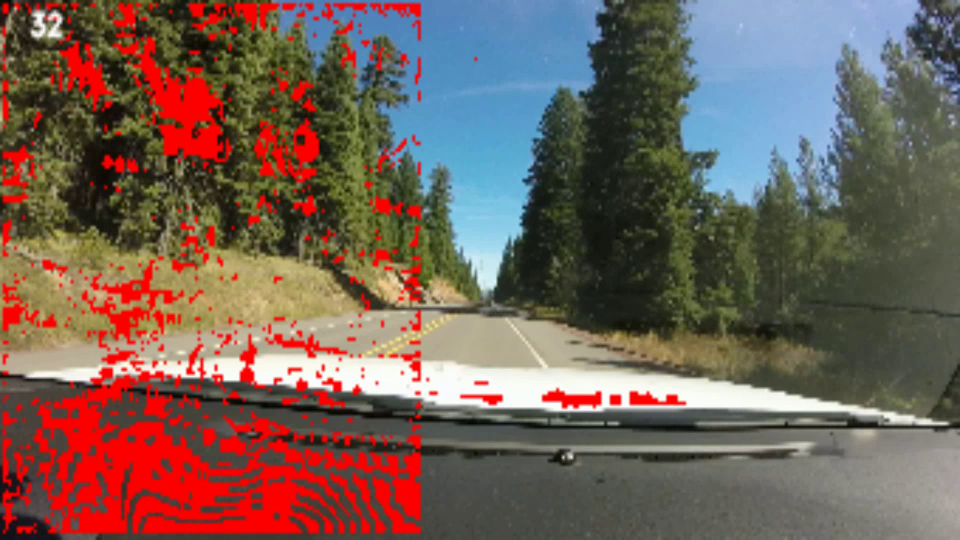
#> input picture frame 2 of project/demo.mp4, 1920 x 1080 px, given in place of clear_car.mp4, which was not available (shown at 1/2 size)
$ python main.py
#> lines starting #> are read from the running program, lines starting #| are printed output that depends on the picture; pictures that were not available may be replaced by others from this repository, and a replacement may not be noted
import cv2
import os
import sys
import numpy as np
from queue import Queue
import enum
import time
import matplotlib.pyplot as plt

class Mode(enum.Enum):
    compute_every_frame = 1
    compute_first_last_frame = 2
    compute_with_fixed_frame = 3


class AlgoType(enum.Enum):
    ncc_algo = 1
    b_dist_algo = 2


VIDEO_PATH = os.path.abspath("E:\\recs\\clear_car.mp4")
OUT_VIDEO_PATH = "demo.mp4"
isIonsRecs = False
g_patch_size = 1
ncc_mask_acc_no = 30
frame_delay = 30
current_mode = Mode.compute_every_frame
current_algo = AlgoType.ncc_algo
thresh_clear = 55000
width = 340
height = 160

topLeft = (0, 0)
bottomRight = (150, 250)
x, y = topLeft[0], topLeft[1]
w, h = bottomRight[0] - topLeft[0], bottomRight[1] - topLeft[1]

ROW_DIVISOR = 20
COL_DIVISOR = 40

def add_blurness(frame):
    ROI = frame[y:y+h, x:x+w]
    blur = cv2.GaussianBlur(ROI, (91, 91), 10)
    frame[y:y+h, x:x+w] = blur
    return frame


class System:
    def __init__(self):
        self.capture = cv2.VideoCapture(VIDEO_PATH)
        fourcc = cv2.VideoWriter_fourcc(*'mp4v')
        if not self.capture.isOpened():
            raise FileNotFoundError("Video file not found.")
        self.frame_count = int(self.capture.get(cv2.CAP_PROP_FRAME_COUNT))
        self.frame_width = int(self.capture.get(cv2.CAP_PROP_FRAME_WIDTH))
        self.frame_height = int(self.capture.get(cv2.CAP_PROP_FRAME_HEIGHT))
        self.fps = self.capture.get(cv2.CAP_PROP_FPS)
        self.out = cv2.VideoWriter(OUT_VIDEO_PATH, fourcc, 15, (self.frame_width, self.frame_height))
        if current_algo == AlgoType.b_dist_algo:
            self.algo = BDistAlgo(COL_DIVISOR, ROW_DIVISOR)
        if current_algo == AlgoType.ncc_algo:
            self.algo = Algo(width, height, g_patch_size)
        self.frameCountGlobal = 0
        self.frame_delay = frame_delay
        self.isPlaying = True

    def process(self):
        frame_buff = Queue(maxsize=self.frame_delay + 1)
        delay_counter = 0
        is_first_seq = True
        is_seq_complete = False
        fixed = None
        while self.capture.isOpened():
            # if cv2.waitKey(1) & 0xFF == ord('c'):  # Continue
            #     self.isPlaying = True
            if self.isPlaying:
                ret, current_frame = self.capture.read()
#> current_frame is the input picture: shape (1080, 1920, 3); mean B, G, R 86.8, 96, 116.3
                if ret:
                    self.frameCountGlobal += 1
                    if isIonsRecs:
                        current_frame = current_frame[0:current_frame.shape[0], 0:current_frame.shape[1] - 192]
                    current_frame = cv2.resize(current_frame, (width, height))
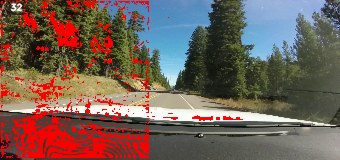
#> current_frame: shape (160, 340, 3); mean B, G, R 86.7, 96, 116.2
                    color = current_frame.copy()
                    current_frame = cv2.cvtColor(current_frame, cv2.COLOR_BGR2GRAY)
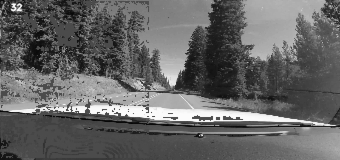
#> current_frame: shape (160, 340); min 4, max 255, mean 101
                    current_frame = add_blurness(current_frame)
#> in add_blurness, `ROI = frame[y:y+h, x:x+w]`:
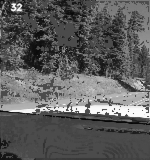
#> ROI: shape (160, 150); min 4, max 255, mean 93
#> in add_blurness, `blur = cv2.GaussianBlur(ROI, (91, 91), 10)`:
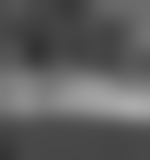
#> blur: shape (160, 150); min 51, max 171, mean 93
#> in add_blurness, `frame[y:y+h, x:x+w] = blur`:
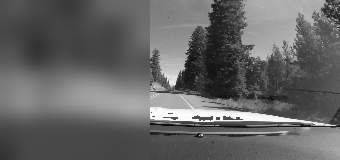
#> frame: shape (160, 340); min 5, max 255, mean 101
                    frame_buff.put(current_frame.copy())
                    to_show = current_frame.copy()
                    self.add_frame_nb(to_show)
                    if self.frameCountGlobal == self.frame_delay:
                        is_first_seq = False

                    if delay_counter == self.frame_delay:
                        delay_counter = 0
                        is_seq_complete = True
                    else:
                        delay_counter += 1
                        is_seq_complete = False

                    if current_mode == Mode.compute_every_frame:
                        if not is_first_seq:
                            prev = frame_buff.get()
                            cv2.imshow("F1", cv2.resize(to_show, (640, 320)))
                            cv2.imshow("F2", cv2.resize(prev, (640, 320)))
                            res = self.algo.process(prev, current_frame)
                            color[res > 0] = [0, 0, 255]
                            self.add_frame_nb(color)
                            self.out.write(cv2.resize(color, (self.frame_width, self.frame_height)))
                            cv2.imshow("Processed", cv2.resize(color, (640, 320)))


                    if current_mode == Mode.compute_first_last_frame:
                        if is_seq_complete:
                            prev = frame_buff.get()
                            cv2.imshow("F1", cv2.resize(to_show, (640, 320)))
                            cv2.imshow("F2", cv2.resize(prev, (640, 320)))
                            res = self.algo.process(prev, current_frame)
                            color[res > 0] = [0, 0, 255]
                            cv2.imshow("Processed", cv2.resize(color, (640, 320)))
                            frame_buff.queue.clear()

                    if current_mode == Mode.compute_with_fixed_frame:
                        if not is_seq_complete:
                            cv2.imshow("F1", cv2.resize(to_show, (640, 320)))
                            if delay_counter == 1:
                                fixed = current_frame.copy()
                            else:
                                cv2.imshow("F2", cv2.resize(fixed, (640, 320)))
                                res = self.algo.process(fixed, current_frame)
                                color[res > 0] = [0, 0, 255]
                                cv2.imshow("Processed", cv2.resize(color, (640, 320)))
                        else:
                            frame_buff.queue.clear()

                    # if cv2.waitKey(45) & 0xFF == ord('p'):  # Pause
                    #     self.isPlaying = False

                    if cv2.waitKey(25) & 0xFF == ord('q'):
#> (key q is pressed here)
                        break
                else:
                    break
        cv2.waitKey()

        self.capture.release()
        self.out.release()
        cv2.destroyAllWindows()

    def add_frame_nb(self, frame):
        cv2.putText(img=frame,
                    text=str(self.frameCountGlobal),
                    org=(10, 10),
                    color=(255, 255, 255),
                    thickness=1,
                    fontFace=cv2.QT_FONT_NORMAL, fontScale=0.3,
                    lineType=cv2.LINE_AA)


class Algo:
    def __init__(self, width, height, patch_size):
        self.patchSize = patch_size
        self.accumulated_mask = np.zeros((height, width))
        self.acc_count = 0

    # [51 lines left out: functions corr_coef, get_ncc_mask, get_ncc_mask_cv2, process, not called in this run]


class BDistAlgo:
    def __init__(self, col_divisor, row_divisor):
        self.row_divisor = row_divisor
        self.col_divisor = col_divisor

    # [43 lines left out: functions segment_image, process, not called in this run]


if __name__ == "__main__":
    sys = System()
    sys.process()

$ run again, starting later in the video
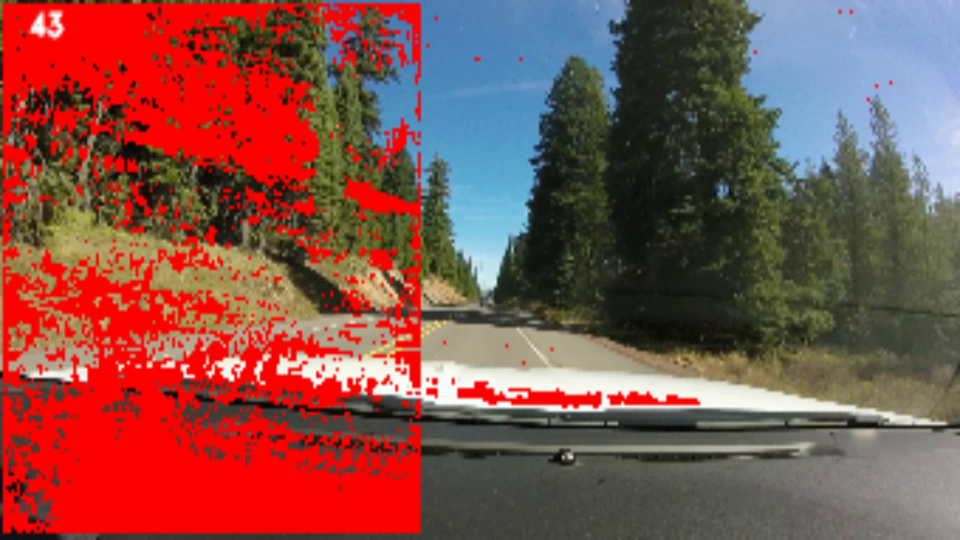
#> input picture frame 13 of project/demo.mp4, 1920 x 1080 px, given in place of clear_car.mp4, which was not available (shown at 1/2 size)
#> in process, current_frame is the input picture: shape (1080, 1920, 3); mean B, G, R 73.1, 79.4, 132.1
#> in add_blurness, `blur = cv2.GaussianBlur(ROI, (91, 91), 10)`:
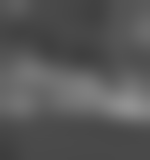
#> blur: shape (160, 150); min 61, max 145, mean 86.8
#> in add_blurness, `frame[y:y+h, x:x+w] = blur`:
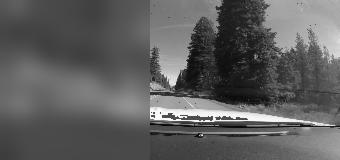
#> frame: shape (160, 340); min 6, max 253, mean 94.4

$ run again, starting later in the video
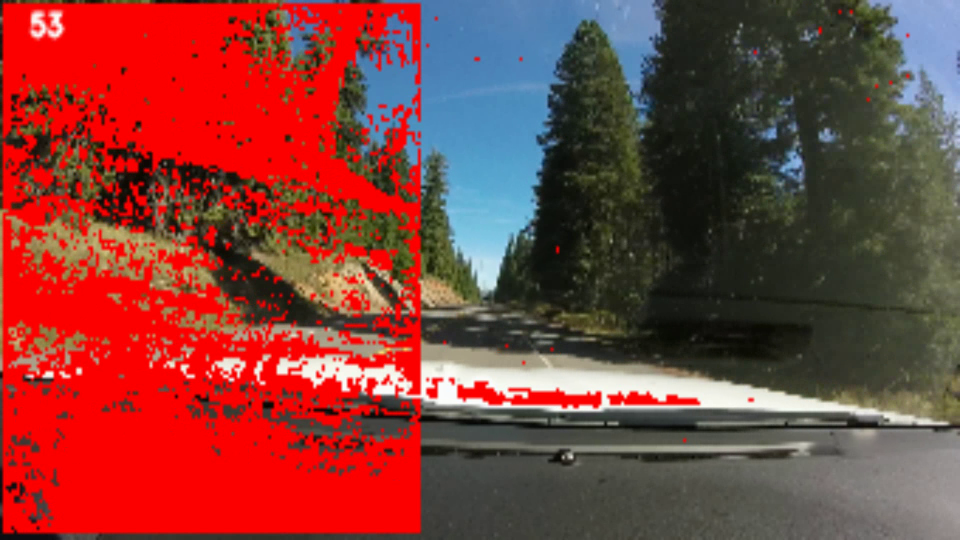
#> input picture frame 23 of project/demo.mp4, 1920 x 1080 px, given in place of clear_car.mp4, which was not available (shown at 1/2 size)
#> in process, current_frame is the input picture: shape (1080, 1920, 3); mean B, G, R 57.3, 62.3, 130.4
#> in add_blurness, `blur = cv2.GaussianBlur(ROI, (91, 91), 10)`:
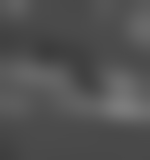
#> blur: shape (160, 150); min 60, max 124, mean 81.4
#> in add_blurness, `frame[y:y+h, x:x+w] = blur`:
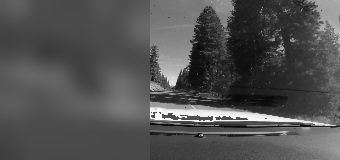
#> frame: shape (160, 340); min 5, max 252, mean 82
